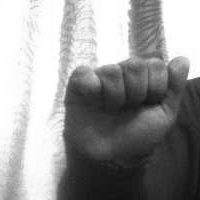
#> input picture sign_language_interpreter/signlanguage/a_105.png, 200 x 200 px, given in place of the camera
$ jupyter execute --allow-errors ASL_detection_video.ipynb   (text cells are left out)
#> lines starting #> are read from the running program, lines starting #| are printed output that depends on the picture
[cell 1]
#Importing necessary libraries
import tensorflow as tf
from tensorflow import keras
from tensorflow.keras.models import load_model
import cv2
import numpy as np
from skimage.transform import resize,pyramid_reduce

[cell 2]
import time

#> (a cell that did not finish here is left out)

[cell 4]
background = None
accumulated_weight=0.5
def cal_accum_avg(frame,accumulated_weight):
    global background
    if(background is None):
        #background=frame.copy().astype('float')
        background=frame.copy().astype('float')
        return(None)

    cv2.accumulateWeighted(frame,background,accumulated_weight)

[cell 5]
def hand_segmentation(frame,threshold=25):
    global background
    diff=cv2.absdiff(background.astype('uint8'),frame)

    _ , thresholded=cv2.threshold(diff,threshold,255,cv2.THRESH_BINARY)

    contours,hei=cv2.findContours(thresholded.copy(),cv2.RETR_EXTERNAL,cv2.CHAIN_APPROX_SIMPLE)


    if(len(contours)==0):
        return(None)

    else:
        hand_segment_max=max(contours,key=cv2.contourArea)

        return(thresholded,hand_segment_max)

[cell 6]
word_dict={
    0: "A",
    1: "B",
    2: "C",
    3: "D",
    4: "E",
    5: "F",
    6: "G",
    7: "H",
    8: "I",
    9: "J",
    10: "K",
    11: "L",
    12: "M",
    13: "N",
    14: "O",
    15: "P",
    16: "Q",
    17: "R",
    18: "S",
    19: "T",
    20: "U",
    21: "V",
    22: "W",
    23: "X",
    24: "Y",
    25: "Z",
    26:"background"
}

[cell 7]
ROI_top = 100
ROI_bottom = 300
ROI_right = 150
ROI_left = 350

camera=cv2.VideoCapture(0)
time.sleep(2)
num_frames=0
while True:
    _,image_frame=camera.read()
#> image_frame is the input picture: shape (200, 200, 3); min 12, max 255, mean 152.4

    image_frame=cv2.flip(image_frame,1)
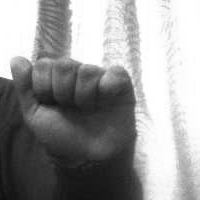
#> image_frame: shape (200, 200, 3); min 12, max 255, mean 152.4

    img=image_frame.copy()

    roi=image_frame[ROI_top:ROI_bottom,ROI_right:ROI_left]
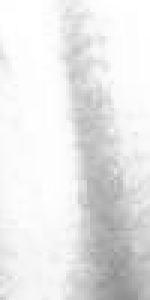
#> roi: shape (100, 50, 3) (shown 3 times larger); min 143, max 255, mean 231.7


    img_grayscale=cv2.cvtColor(roi,cv2.COLOR_BGR2GRAY)

    img_grayscale_blurr=cv2.GaussianBlur(img_grayscale,(9,9),0)

    if(num_frames<70):

        cal_accum_avg(img_grayscale_blurr,accumulated_weight)

        cv2.putText(img,"FETCHING BACKGROUND PLEASE WAIT",(80,350),cv2.FONT_HERSHEY_SIMPLEX,
                    0.9,(0,0,255),2)

    else:
        hand=hand_segmentation(img_grayscale_blurr)


        if(hand is not None):
            thresholded,hand_segment=hand

            cv2.drawContours(img,[hand_segment+(ROI_right,ROI_top)],-1,(255,0,0),1)

            cv2.imshow("Threshold_image_of_hand",thresholded)

            thresholded=cv2.resize(thresholded,(200,200))


            cv2.imshow("real_image",thresholded)


            thresholded=np.reshape(thresholded,(1,thresholded.shape[0],thresholded.shape[1],1))

            pred=model1.predict(thresholded)
            #print(pred)
            if(np.argmax(pred) in word_dict):
                cv2.putText(img, word_dict[np.argmax(pred)],(170, 45), cv2.FONT_HERSHEY_SIMPLEX, 1, (0,0,255), 2)
            else:
                cv2.putText(img, "NOT A SIGN",(170, 45), cv2.FONT_HERSHEY_SIMPLEX, 1, (0,0,255), 2)

    cv2.rectangle(img,(ROI_left,ROI_top),(ROI_right,ROI_bottom),(255,118,0),2)

    num_frames+=1

    cv2.putText(img, "hand sign recognition_ _ _",
    (10, 20), cv2.FONT_ITALIC, 0.5, (51,255,51), 1)
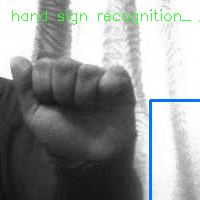
#> img: shape (200, 200, 3); mean B, G, R 150.9, 151.3, 148.1

    cv2.imshow("Sign Detection", img)


    if(cv2.waitKey(25) & 0xFF==ord('q')):
#> (key q is pressed here)
        cv2.destroyAllWindows()
        break

camera.release()
cv2.destroyAllWindows()

$ run again, on sign_language_interpreter/signlanguage/a_111.png
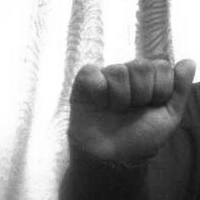
#> input picture sign_language_interpreter/signlanguage/a_111.png, 200 x 200 px, given in place of the camera
#> image_frame is the input picture: shape (200, 200, 3); min 15, max 255, mean 154.5
#> `roi=image_frame[ROI_top:ROI_bottom,ROI_right:ROI_left]`:
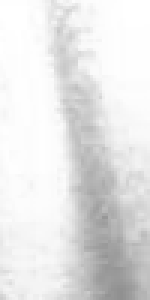
#> roi: shape (100, 50, 3) (shown 3 times larger); min 144, max 255, mean 229.2
#> `cv2.putText(img, "hand sign recognition_ _ _", (10, 20), cv2.FONT_ITAL..`:
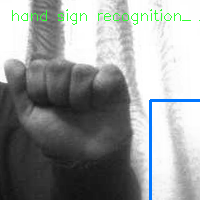
#> img: shape (200, 200, 3); mean B, G, R 153, 153.3, 150.1

$ run again, on sign_language_interpreter/signlanguage/a_13.png
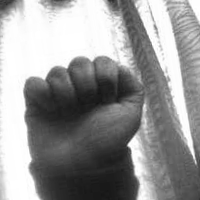
#> input picture sign_language_interpreter/signlanguage/a_13.png, 200 x 200 px, given in place of the camera
#> image_frame is the input picture: shape (200, 200, 3); min 19, max 255, mean 150.8
#> `img_grayscale_blurr=cv2.GaussianBlur(img_grayscale,(9,9),0)`:
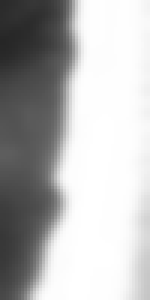
#> img_grayscale_blurr: shape (100, 50) (shown 3 times larger); min 38, max 255, mean 181.1
#> `cv2.putText(img, "hand sign recognition_ _ _", (10, 20), cv2.FONT_ITAL..`:
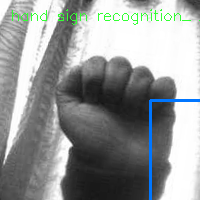
#> img: shape (200, 200, 3); mean B, G, R 151.1, 151.4, 148.2

$ run again, on sign_language_interpreter/signlanguage/a_135.png
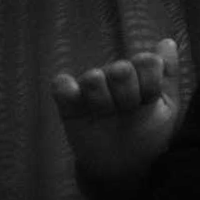
#> input picture sign_language_interpreter/signlanguage/a_135.png, 200 x 200 px, given in place of the camera
#> image_frame is the input picture: shape (200, 200, 3); min 2, max 161, mean 34
#> in cal_accum_avg, `background=frame.copy().astype('float')`:
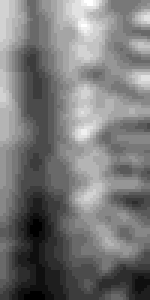
#> background: shape (100, 50) float64 (shown 3 times larger); min 24, max 41, mean 32; drawn with min black and max white
#> `cv2.putText(img, "hand sign recognition_ _ _", (10, 20), cv2.FONT_ITAL..`:
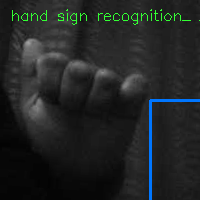
#> img: shape (200, 200, 3); mean B, G, R 36.5, 36.9, 33.7
